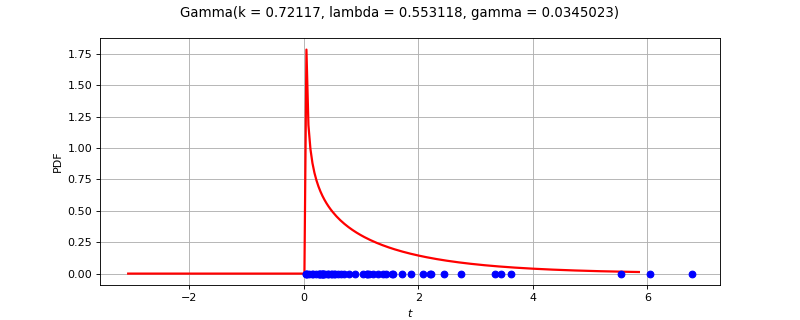

Python code for this plot:
import openturns as ot
from matplotlib import pyplot as plt
from openturns.viewer import View
ot.RandomGenerator.SetSeed(0)
factory = ot.GammaFactory()
ref = factory.build()
dimension = ref.getDimension()
if dimension <= 2:
    sample = ref.getSample(50)
    distribution = factory.build(sample)
    if dimension == 1:
        distribution.setDescription(['$t$'])
        pdf_graph = distribution.drawPDF(256)
        cloud = ot.Cloud(sample, ot.Sample(sample.getSize(), 1))
        cloud.setColor('blue')
        cloud.setPointStyle('fcircle')
        pdf_graph.add(cloud)
        fig = plt.figure(figsize=(10, 4))
        plt.suptitle(str(distribution))
        pdf_axis = fig.add_subplot(111)
        View(pdf_graph, figure=fig, axes=[pdf_axis], add_legend=False)
    else:
        sample = ref.getSample(500)
        distribution.setDescription(['$t_0$', '$t_1$'])
        pdf_graph = distribution.drawPDF([256]*2)
        cloud = ot.Cloud(sample)
        cloud.setColor('red')
        cloud.setPointStyle('fcircle')
        pdf_graph.add(cloud)
        fig = plt.figure(figsize=(10, 4))
        plt.suptitle(str(distribution))
        pdf_axis = fig.add_subplot(111)
        View(pdf_graph, figure=fig, axes=[pdf_axis], add_legend=False)
